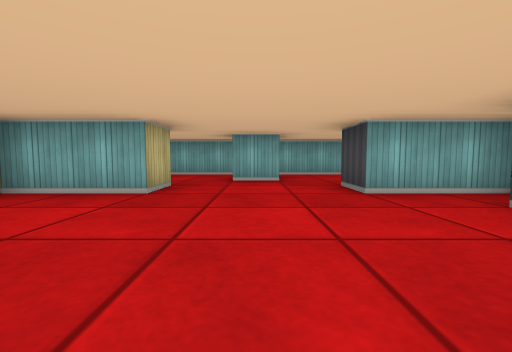
view 1 (above)

13 first-person views from a walk through a cub3D ray-caster map. The camera is about half as high as the walls, tilts 4° down and sees 90° across. The floor is counted in squares. Each view is taken from the middle of a square. On the plan, view 1 faces up. The plan holds only what a view shows up to about 9 squares ahead; the rest is blank.

view 2
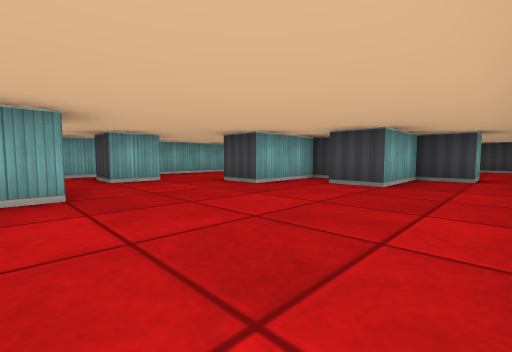

view 3
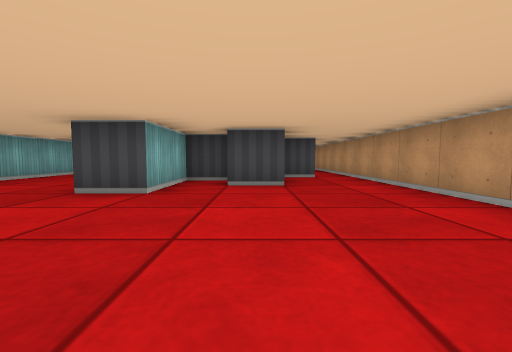

view 4
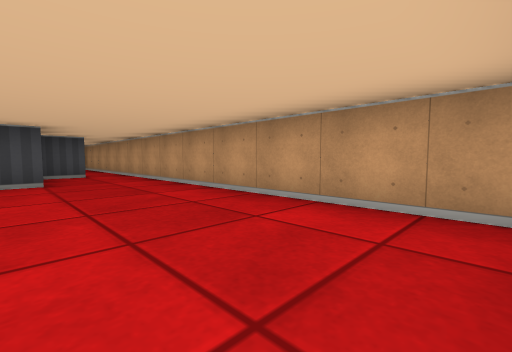

view 5
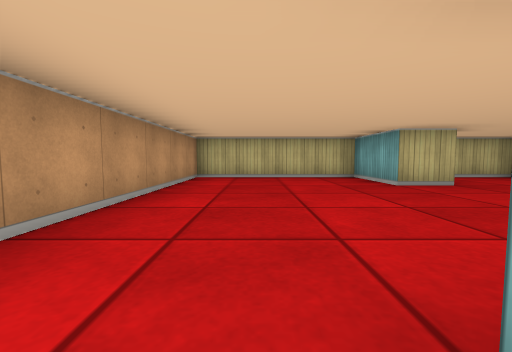

view 6
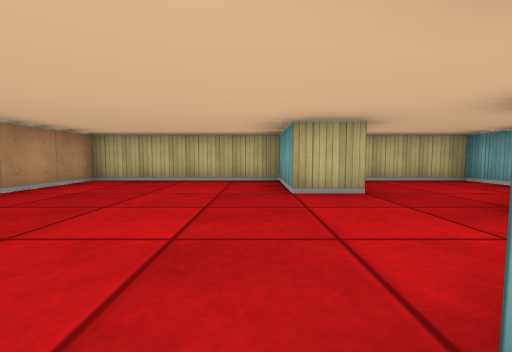

view 7
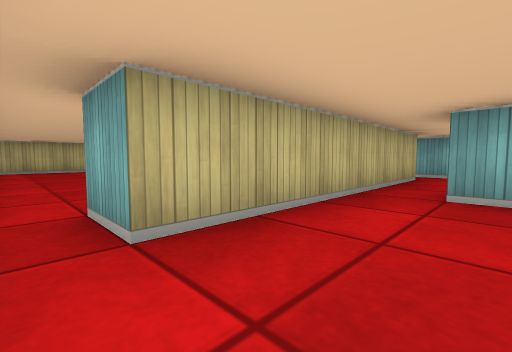

view 8
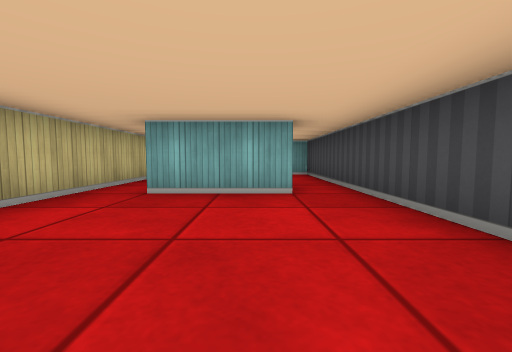

view 9
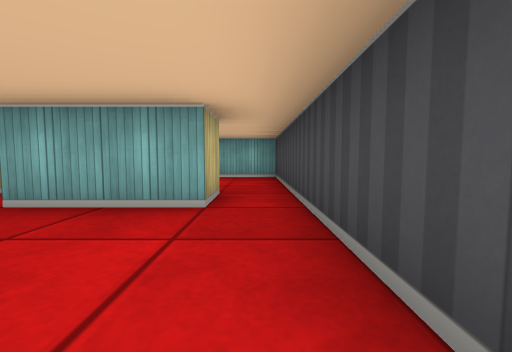

view 10
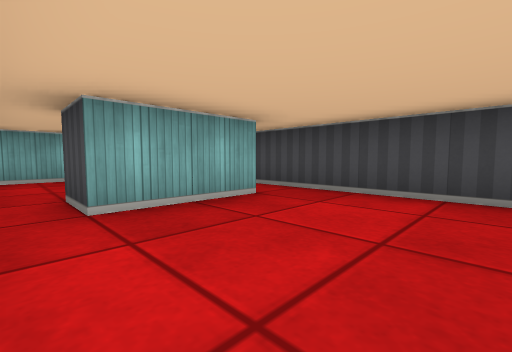

view 11
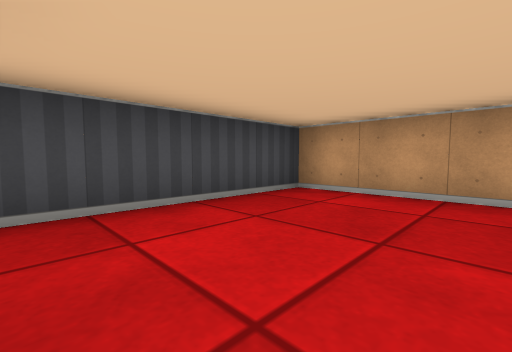

view 12
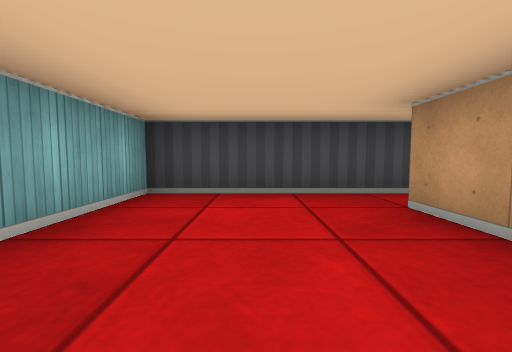

view 13
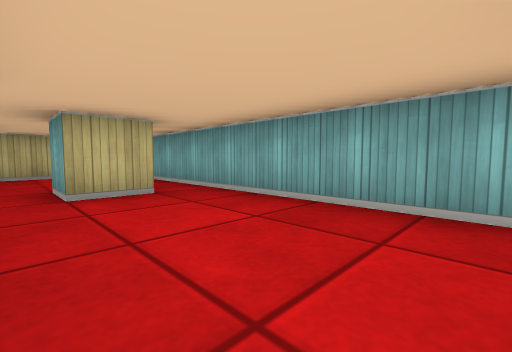

### Floor plan
Points are (right, up) in squares from view 1. A wall is a line through its corners. A room is listed if a view was taken in it or the views show most of it. See-through windows are left out.
Room 1 (views 1, 2, 3, 4, 5, 6, 13)
walls: (-1.5, 4.6) (-1.5, 3.5) (-3.5, 3.5) (-3.5, -0.5) (5.5, -0.5); (3.5, 2.5) (3.5, 3.5) (1.5, 3.5) (1.5, 4.5); (0.5, 6.6) (0.5, 5.5) (-0.5, 5.5) (-0.5, 6.5); (5.5, 0.5) (4.5, 0.5) (4.5, 1.5) (2.5, 1.5) (2.5, 2.5); (4.5, 7.5) (-3.5, 7.5) (-3.5, 4.9)
ways out: opening at (5, 0) to room 2; opening at (5, 7) to room 3
Room 2 (views 7, 8, 9, 10, 11)
walls: (5.5, 3.5) (5.5, 0.5); (8.5, 3.5) (6.5, 3.5); (5.5, -0.5) (9.5, -0.5) (9.5, 3.5)
ways out: opening at (5, 0) to room 1; opening at (6, 4) to room 3; opening at (9, 4) to room 3
Room 3 (view 12)
walls: (7.4, 4.5) (8.5, 4.5) (8.5, 3.5); (5.5, 6.5) (5.5, 3.5); (6.5, 3.5) (6.5, 4.5); (9.5, 3.5) (9.5, 7.5) (4.5, 7.5)
ways out: opening at (5, 7) to room 1; opening at (6, 4) to room 2; opening at (9, 4) to room 2

Where each view was taken, in squares from view 1:
view 1: 0 up, 0 right, facing up
view 2: 0 up, 2 left, facing up-right
view 3: 2 up, 2 left, facing right
view 4: 2 up, 3 left, facing down-right
view 5: 1 up, 3 right, facing left
view 6: 3 up, 2 right, facing left
view 7: 0 up, 7 right, facing up-left
view 8: 0 up, 8 right, facing up
view 9: 1 up, 9 right, facing up
view 10: 1 up, 6 right, facing up-right
view 11: 3 up, 7 right, facing down-right
view 12: 6 up, 6 right, facing right
view 13: 5 up, 4 right, facing up-left
